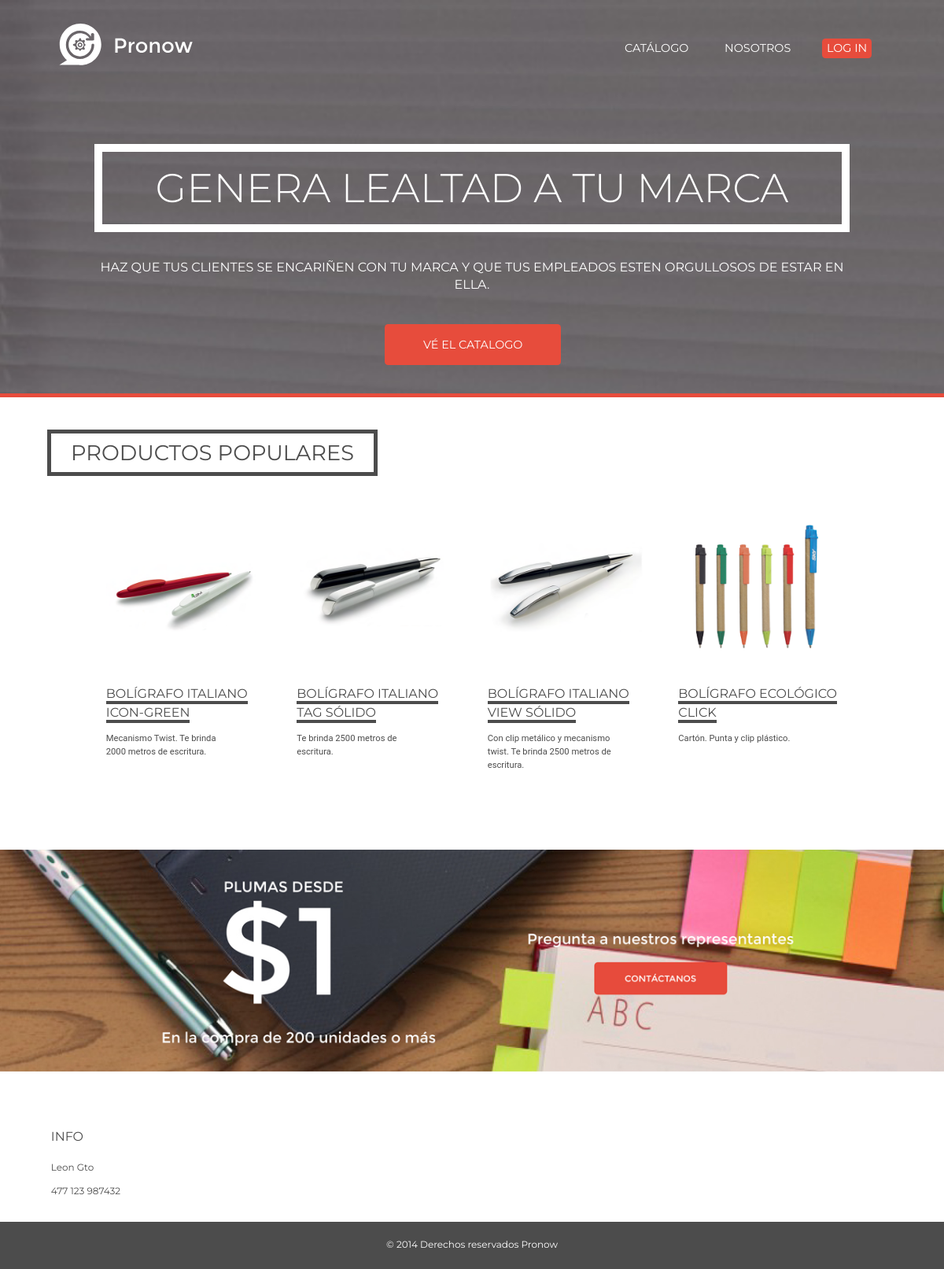
The page / on the database its author committed.
### tables this page shows
CREATE TABLE `productos` (
  `id` int(11) unsigned NOT NULL AUTO_INCREMENT,
  `nombre` varchar(255) NOT NULL DEFAULT '',
  `descripcion` text NOT NULL,
  `frente` varchar(255) DEFAULT NULL,
  `altura` varchar(255) DEFAULT NULL,
  `profundidad` varchar(255) DEFAULT NULL,
  `diametro` varchar(255) DEFAULT NULL,
  `peso` varchar(255) DEFAULT NULL,
  `dimension_impresion` varchar(255) NOT NULL DEFAULT '',
  `imagen` varchar(255) DEFAULT NULL,
  `imagen_2` varchar(255) DEFAULT NULL,
  `categoria_id` int(11) NOT NULL,
  PRIMARY KEY (`id`)
);

### index.php (the view, shortened to what this page needs)
<?php
		include_once ('variables.php');
		$productos = mysql_query("SELECT * FROM productos LIMIT 4");
?>
<!DOCTYPE html>
<html>
<head>
	<?php include_once ($head); ?>
</head>
<body>
	<div id="main">
		<div class="frame">
			<?php include_once ($menu); ?>
			<div class="bit-1 clearfix">
				<h1 id="title">Genera lealtad a tu marca</h1>
			</div>
   	 	</div>
	    <div class="frame">
			<div class="bit-1 clearfix">
				<h2>Haz que tus clientes se encariñen con tu marca y que tus empleados esten orgullosos de estar en ella.</h2>
			</div>
			<a href="/tecweb1/ProNOW/catalogo/index.php" class="btn">Vé el Catalogo</a>
		</div>
	</div>
	<div id="productos">
		<div class="frame">
			<h3>Productos populares</h3>
		</div>
		<div class="frame2">
			<?php
				while($row = mysql_fetch_array($productos)){
					$text = $row["descripcion"];
					echo "<div class='bit-4 producto'>";
					echo "<div class='canvasP'><img src='img/productos/" . $row['imagen'] . "' /></div>";
					echo "<div class='dato_producto nombre_producto'><h2><a href''>" . $row['nombre'] . "</a></h2></div>";
					if(strlen($text) > 150){
						echo "<div class='dato_producto'><p>" . substr($text,0,150) . "<a href='producto.php?id=" . $row['id'] . "'>Seguir leyendo</a></p></div>";
					}else{
						echo "<div class='dato_producto'><p>" . $row['descripcion'] . "</p></div>";
					}
					echo "</div>";
				}
			?>
		</div>
	</div>
	<div id="promos">
	</div>
	<div id="prefooter">
	<div class="frame">
			<div class="bit-4">
		    	<div class="canvasprefooter">
			    	<h2>Info</h2>
			    	<ul>
			    		<li>Leon Gto</li>
			    		<li>477 123 987432</li>
			    	</ul>
		    	</div>
		    </div>
		    <div class="bit-4">
		    </div>
		    <div class="bit-4">
		    </div>
		    <div class="bit-4">
		    </div>
		</div>
	</div>
	<?php include_once ('footer.php'); ?>
</body>
</html>

### head.php (shortened to what this page needs)
<link rel="stylesheet" href="/tecweb1/ProNOW/css/style.css" type="text/css" media="screen" charset="utf-8">
<link rel="stylesheet" href="/tecweb1/ProNOW/css/style2.css" type="text/css" media="screen" charset="utf-8">
<link href="/tecweb1/ProNOW/css/normalize.css" rel="stylesheet" type="text/css">
<link href="/tecweb1/ProNOW/css/lemonade.css" rel="stylesheet" type="text/css">

### menu.php (shortened to what this page needs)
<a href="/tecweb1/ProNOW/index.php"><div id="logo"></div></a>
<div id="nav">
	<nav>
		<ul>
				<li><a href="/tecweb1/ProNOW/catalogo/index.php">Catálogo</a>
				</li>
				<li><a class="linea" href="/tecweb1/ProNOW/nosotros.php">Nosotros</a></li>
				<li><a class="btn2" href="/tecweb1/ProNOW/crud/editar.php">Log In</a></li>
		</ul>
	</nav>
</div>

### footer.php (shortened to what this page needs)
<div id="footer">
	<p class="frame">© 2014 Derechos reservados Pronow</p>
</div>

### css/style.css (style rules this page uses)
.clearfix:after { content: "."; display: block; clear: both; visibility: hidden; line-height: 0; height: 0; }
.clearfix { display: inline-block; }
h1 { font-size: 3.2em !important; }
h2 { font-size: 1em !important; }
p { font-size: 1em !important; line-height: 1.5em !important; }
a { text-decoration: none; }
.btn { background-color: #e74c3c; color: #fff; padding: 1.3em 3.4em; text-transform: uppercase; border-radius: .3em; text-align: center; font-size: 90%; float: left; transition:ease-in-out .4s; }
.btn2 { background-color: #e74c3c; color: #fff; padding: 1.3em 3.4em; text-transform: uppercase; border-radius: .3em; text-align: center; font-size: 90%; transition:ease-in-out .4s; }
#nav { position: relative; float: right; margin: 2em; margin-top: 3.333em; }
#nav ul li { display: inline-block; margin-left: 30px; }
#nav ul li a { font-size: .9em; padding: .23em .4em; text-align: center; text-transform: uppercase; transition:ease-in-out .4s; }
#nav ul li a { color: #fff; }
#logo { font-size: 1em; float: left; margin-top: 1em; background-size:contain; width:200px; height:80px; text-indent: -99999px; background: url(../img/logo.svg) no-repeat center center; }
#main { height: auto; font-family: 'Montserrat', sans-serif; background: url(../img/image1.jpg); background-repeat: no-repeat; background-position: top center; background-attachment: fixed; -webkit-background-size: 1920px 834; -moz-background-size: cover; -o-background-size: cover; background-size: cover; border-bottom: 5px solid #e74c3c }
#title { color: #fff; text-align: center; margin-top: 1.5em; font-weight: 300; margin-left: 55px; margin-right: 55px; padding: .4em .7em; border: 10px #fff solid; text-transform: uppercase; }
#main h1 { color: #fff; text-align: center; margin-top: 1.5em; font-weight: 300; margin-left: 55px; margin-right: 55px; padding: .4em .7em; border: 10px #fff solid; text-transform: uppercase; }
#main h2 { color: #fff; padding: 1em 1em; line-height: 1.4em; width: 95%; text-transform: uppercase; margin: 0.5em auto; text-align: center; }
#main .btn { float: left; margin-left: 429px; margin-top: .7em; margin-bottom: 2.5em; }
.producto { height: 400px; max-height: 400px; overflow: hidden; }
#productos h3 { color: #4c4c4c; font-family: 'Montserrat', sans-serif; margin: 1.5em 0em 1em 0em; font-size: 1.7em; width: 420px; text-align: center; padding: .4em .7em; border: 5px #4c4c4c solid; text-transform: uppercase; }
.canvasP { padding: 15px; }
.producto img { width: 200px; height: 200px; background-size: contain; padding-bottom: .8em; }
.producto h2 a { font-family: 'Montserrat', sans-serif; color: #4c4c4c; font-size: 1em; border-bottom: 4px solid #4c4c4c; text-transform: uppercase; line-height: 1.5em; webkit-transiton: ease-in-out .2s; moz-transition: ease-in-out .2s; ms-transition: ease-in-out .2s; o-transition: ease-in-out .2s; transition: ease-in-out .2s; }
.producto p { font-family: 'Roboto', sans-serif; font-weight: 400; font-size: .7em !important; width: 80%; float: left; padding-top: 13px; color: #4c4c4c; }
.dato_producto { padding: 0 15px; }
#promos { margin-top: 3em; margin-bottom: 2em; height: 320px; width: 100%; background: url(../img/image2.jpg); background-repeat: no-repeat; background-position: top center; -webkit-background-size: contain -moz-background-size: contain; -o-background-size: contain; background-size: contain; }
#prefooter { color: #4c4c4c; }
#prefooter h2 { font-family: 'Montserrat', sans-serif; text-transform: uppercase; margin-bottom: 1em; font-size: 40px; }
#prefooter ul { font-family: 'Montserrat', sans-serif; }
#prefooter ul li { line-height: 30px; font-size: 12px; }
#footer { width: 100%; height: 60px; background-color: #4c4c4c; margin-top: 1.2em; }
#footer p { font-family: 'Montserrat', sans-serif; line-height: 60px; color: #fff; text-align: center; padding: 20px 0; font-size: 12px !important; }

### css/lemonade.css (style rules this page uses)
*, *:after, *:before { margin: 0; padding: 0; -webkit-box-sizing: border-box; -moz-box-sizing: border-box; box-sizing: border-box; }
.frame { width: 1080px; margin: 0 auto; }
.frame2 { width: 970px; margin: 0 auto; }
.frame:after { content: ""; display: table; clear: both; }
.frame2:after { content: ""; display: table; clear: both; }
[class*='bit-'] { float: left; padding: 0.3em; }
.bit-1 { width: 100%; }
.bit-4 { width: 25%; }

### rows shown on the page
productos: imagen (picture), nombre "BOLÍGRAFO ITALIANO ICON-GREEN", descripcion "Mecanismo Twist. Te brinda 2000 metros de escritura."
productos: imagen (picture), nombre "BOLÍGRAFO ITALIANO TAG SÓLIDO", descripcion "Te brinda 2500 metros de escritura."
productos: imagen (picture), nombre "BOLÍGRAFO ITALIANO VIEW SÓLIDO", descripcion "Con clip metálico y mecanismo twist. Te brinda 2500 metros de escritura."
productos: imagen (picture), nombre "BOLÍGRAFO ECOLÓGICO CLICK", descripcion "Cartón. Punta y clip plástico."
